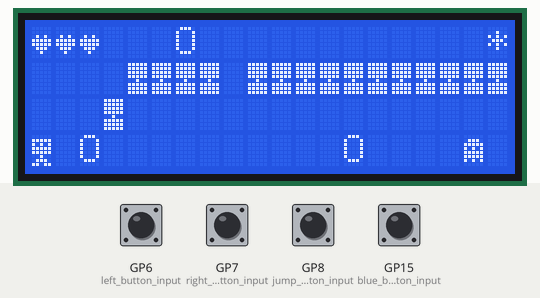
The program below on a simulated Raspberry Pi Pico running CircuitPython. Parts: 20×4 character LCD. The inputs (shaded band) are chosen by the test bench; at power-on: GP6 (left_button_input), GP7 (right_button_input), GP8 (jump_button_input), GP15 (blue_button_input) HIGH. What the program prints to the serial console is not drawn.

Above: at 1.2 s.
1.3 s: GP7 (right_button_input) pulled LOW for 0.15 s
At 2.3 s:
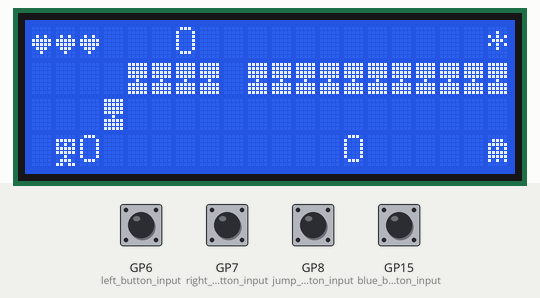
4.4 s: GP15 (blue_button_input) pulled LOW for 0.15 s
At 5.3 s:
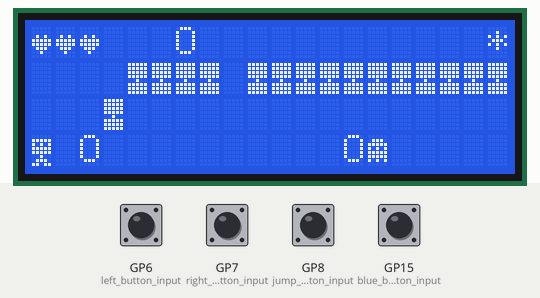
7.0 s: GP8 (jump_button_input) pulled LOW for 0.15 s
At 7.29 s:
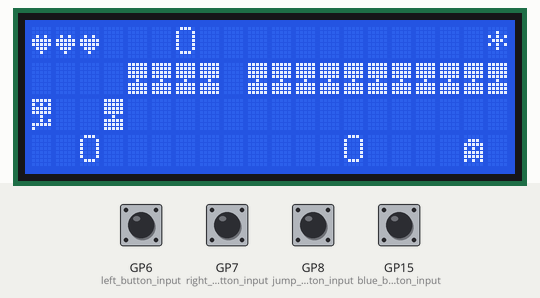
7.7 s: GP7 (right_button_input) pulled LOW for 1 s
At 10.9 s:
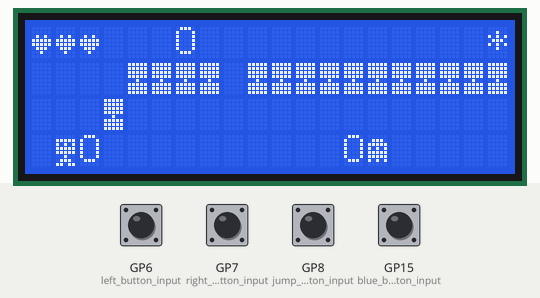
11.7 s: GP8 (jump_button_input) pulled LOW for 1 s
At 12.41 s:
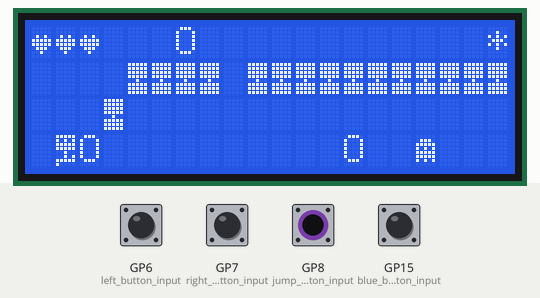
14.2 s: GP6 (left_button_input) pulled LOW for 0.15 s
At 15.5 s:
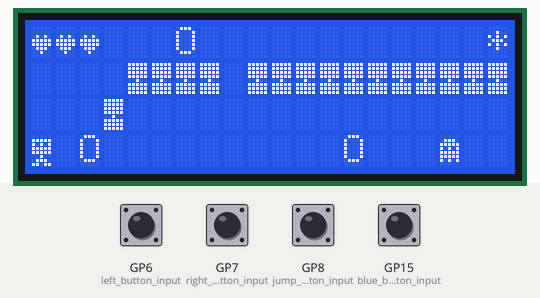
Timing chart, 0 to 17.1 s (numbered marks = the images above; inputs shaded):
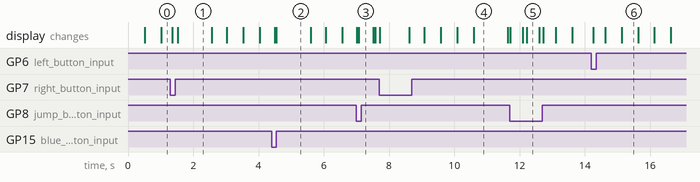

The program:

jump_man_2004.py
```python
# LCD Reference
# Guide: https://penguintutor.com/electronics/pico-lcd
# GitHub Repo: https://github.com/dhalbert/CircuitPython_LCD/tree/main

# BUTTONS Reference
# https://www.youtube.com/watch?v=nYA4PVljE4Q&list=PL9VJ9OpT-IPSsQUWqQcNrVJqy4LhBjPX2&index=42


import board
import busio
import time
import digitalio
from adafruit_debouncer import Button
from lcd.lcd import LCD, CursorMode
from lcd.i2c_pcf8574_interface import I2CPCF8574Interface

# Button Setup
# blue button
blue_button_input = digitalio.DigitalInOut(board.GP15)
blue_button_input.switch_to_input(pull=digitalio.Pull.UP)
blue_button = Button(blue_button_input, value_when_pressed = False)

# left button
left_button_input = digitalio.DigitalInOut(board.GP6)
left_button_input.switch_to_input(pull=digitalio.Pull.UP)
left_button = Button(left_button_input, value_when_pressed = False)

# right button
right_button_input = digitalio.DigitalInOut(board.GP7)
right_button_input.switch_to_input(pull=digitalio.Pull.UP)
right_button = Button(right_button_input, value_when_pressed = False)

# jump button
jump_button_input = digitalio.DigitalInOut(board.GP8)
jump_button_input.switch_to_input(pull=digitalio.Pull.UP)
jump_button = Button(jump_button_input, value_when_pressed = False)

# Pin definitions
# I2C used for LCD Display
i2c_scl = board.GP5
i2c_sda = board.GP4
i2c_address = 0x27 # 39 decimal

# LCD display info
cols = 20
rows = 4

# Setup LCD display
i2c = busio.I2C(scl=i2c_scl, sda=i2c_sda)
interface = I2CPCF8574Interface(i2c, i2c_address)
lcd = LCD(interface, num_rows=rows, num_cols=cols)
lcd.set_cursor_mode(CursorMode.HIDE)

# Jump Man Sprites - Custom Characters
jump_man_jumping = bytearray([0b11111,0b10101,0b11111,0b11111,0b00100,0b00101,0b11111,0b10000])
jump_man_standing = bytearray([0b00000,0b11111,0b10101,0b11111,0b11111,0b00100,0b01110,0b11011])
jump_man_dead = bytearray([0b00000,0b01110,0b10101,0b11011,0b01110,0b01110,0b00000,0b00000])
lcd.create_char(0, jump_man_standing)
lcd.create_char(1, jump_man_jumping)
lcd.create_char(2, jump_man_dead)

# Level Sprites - Custom Characters
platform = bytearray([0b11111,0b11111,0b11111,0b11111,0b00100,0b11111,0b11111,0b11111])
heart = bytearray([0b00000,0b00000,0b01010,0b11111,0b11111,0b01110,0b00100,0b00000])
enemy = bytearray([0b00000,0b01110,0b11111,0b10101,0b11111,0b11111,0b10101,0b00000])
lcd.create_char(3, platform)
lcd.create_char(4, heart)
lcd.create_char(5, enemy)


LEVEL_SPRITES = {
    'pl': 3,
    'hr': 4,
}

LEVEL = [
    ['hr', 'hr', 'hr', None, None, None, None, None, None, None, None, None, None, None, None, None, None, None, None, '*'],
    [None, None, None, None, 'pl', 'pl', 'pl', 'pl', None, 'pl', 'pl', 'pl', 'pl', 'pl', 'pl', 'pl', 'pl', 'pl', 'pl', 'pl'],
    [None, None, None, 'pl', None, None, None, None, None, None, None, None, None, None, None, None, None, None, None, None],
    [None, None, None, None, None, None, None, None, None, None, None, None, None, None, None, None, None, None, None, None]
]

LEVEL_GOAL = (0, 19)

def load_level(level):
  for i in range(0, len(level)):
      for j in range(0, len(level[i])):
          if level[i][j]:
            lcd.set_cursor_pos(i, j)
            if level[i][j] in LEVEL_SPRITES:
                sprite = LEVEL_SPRITES[level[i][j]]
                lcd.write(sprite)
            # if level[i][j] == 'pl':
            #     sprite = LEVEL_SPRITES[level[i][j]]
            #     lcd.write(sprite)
            else:
                lcd.print(level[i][j])

class GameMechanics:
    def __init__(self, type, pos, sprites):
        self.type = type  # supported types: jump_man, movable_object, enemy
        self.pos = pos
        self.sprites = sprites
        self.other_game_objects = []
        self.jumping = False
        self.time_frame_duration = 0.5  ### !!! change this to a parameter after testing is complete
        self.last_time_frame = 0

    def set_cursor(self):
        lcd.set_cursor_pos(self.pos[0], self.pos[1])

    def display_sprite(self, sprite):
        self.set_cursor()
        sprite_value = self.sprites[sprite]
        if isinstance(sprite_value, str):
            lcd.print(sprite_value)
        else:
            lcd.write(sprite_value)

    def delete_sprite(self):
        self.set_cursor()
        lcd.print(' ')

    def increment_time_frame(self):
        time_diff = time.monotonic() - self.last_time_frame
        if time_diff > self.time_frame_duration:
            self.last_time_frame = time.monotonic()
            return True
        else:
            return False

    def move_right(self):
        if self.pos[1] != 19 and not self.blocked('right'):
            self.delete_sprite()
            self.pos[1] += 1
            self.display_sprite('default')

    def move_left(self):
        if self.pos[1] != 0 and not self.blocked('left'):
            self.delete_sprite()
            self.pos[1] -= 1
            self.display_sprite('default')

    def jump(self):
        if self.pos[0] != 0 and not self.blocked('up') and not self.jumping:
            # self.jump_started = time.monotonic()
            self.jumping = True
            self.last_time_frame = time.monotonic()

            self.delete_sprite()
            self.pos[0] -= 1
            self.display_sprite('falling')

    def push(self, object, direction):
        if direction == 'right':
            object.move_right()
        if direction == 'left':
            object.move_left()

    def detect_object(self, direction):
        row = self.pos[0]
        col = self.pos[1]
        if direction == 'right':
            col += 1
        if direction == 'left':
            col -= 1
        if direction == 'up':
            row -= 1
        if direction == 'down':
            row += 1
        for object in self.other_game_objects:
            if object.pos[0] == row and object.pos[1] == col:
                return object
        return None

    def blocked(self, direction):
        row = self.pos[0]
        col = self.pos[1]
        if direction == 'right':
            col += 1
        if direction == 'left':
            col -= 1
        if direction == 'up':
            row -= 1
        if LEVEL[row][col] and LEVEL[row][col] != '*':
            return True
        else:
            return False

    def gravity(self):
        if not self.on_floor():
            self.delete_sprite()
            self.pos[0] += 1
            self.display_sprite('falling')
        else:
            self.display_sprite('default')

    def on_floor(self):
        if self.pos[0] == 3:
            return True
        row = self.pos[0] + 1
        col = self.pos[1]
        if LEVEL[row][col] or self.detect_object('down'):
            return True
        else:
            return False


# JumpMan Class
class JumpMan(GameMechanics):
    def __init__(self, type, pos, sprites):
        self.air_movement_count = 0
        self.air_movement_max = 2
        super().__init__(type, pos, sprites)

    def move_right(self):
        if self.air_movement_count >= self.air_movement_max and self.jumping:
            return
        object = self.detect_object('right')
        if object and object.type == 'movable_object':
            self.push(object, 'right')
        elif self.pos[1] != 19 and not self.blocked('right'):
            self.delete_sprite()
            self.pos[1] += 1
            if not self.on_floor():
                if not self.jumping:
                    self.air_movement_count = self.air_movement_max
                else:
                    self.air_movement_count += 1
                self.jumping = True
                self.display_sprite('falling')
                self.last_time_frame = time.monotonic()
            else:
                self.display_sprite('default')

    def move_left(self):
        if self.air_movement_count >= self.air_movement_max and self.jumping:
            return
        object = self.detect_object('left')
        if object and object.type == 'movable_object':
            self.push(object, 'left')
        elif self.pos[1] != 0 and not self.blocked('left'):
            self.delete_sprite()
            self.pos[1] -= 1
            if not self.on_floor():
                if not self.jumping:
                    self.air_movement_count = self.air_movement_max
                else:
                    self.air_movement_count += 1
                self.jumping = True
                self.display_sprite('falling')
                self.last_time_frame = time.monotonic()
            else:
                self.display_sprite('default')

    def detect_collision(self):
        for object in self.other_game_objects:
            if object.type == 'enemy' and object.pos == self.pos:
                print('You Died!')
                jump_man.display_sprite('dead')
                time.sleep(2)
                lcd.clear()
                lcd.print('Level Complete')
                time.sleep(3)
                lcd.clear()
                load_level(LEVEL)
                jump_man.pos = [3, 0]
                jump_man.display_sprite('default')


# Movable Object Class
class MovableObject(GameMechanics):
    def __init__(self, type, pos, sprites):
        super().__init__(type, pos, sprites)

    def move_right(self):
        object = self.detect_object('right')
        if object and object.type == 'enemy':
            return
        elif object and object.type == 'movable_object':
            self.push(object, 'right')
        elif self.pos[1] != 19 and not self.blocked('right'):
            self.delete_sprite()
            self.pos[1] += 1
            self.display_sprite('default')

    def move_left(self):
        object = self.detect_object('left')
        if object and object.type == 'enemy':
            return
        elif object and object.type == 'movable_object':
            self.push(object, 'left')
        elif self.pos[1] != 0 and not self.blocked('left'):
            self.delete_sprite()
            self.pos[1] -= 1
            self.display_sprite('default')


# Enemy Class
class Enemy(GameMechanics):
    def __init__(self, type, pos, sprites, range):
        self.range = range
        self.right_range = pos[1] + self.range
        self.left_range = pos[1] - self.range
        self.patrol_direction = 'right'
        super().__init__(type, pos, sprites)

    def update_pos(self):
        if self.patrol_direction == 'right':
            object = self.detect_object('right')
            if (object and object.type == 'movable_object') or self.pos[1] == 19 or self.blocked('right'):
                self.patrol_direction = 'left'
            else:
                self.move_right()
        elif self.patrol_direction == 'left':
            object = self.detect_object('left')
            if (object and object.type == 'movable_object') or self.pos[1] == 0 or self.blocked('left'):
                self.patrol_direction = 'right'
            else:
                self.move_left()
        if self.pos[1] == self.right_range:
            self.patrol_direction = 'left'
        if self.pos[1] == self.left_range:
            self.patrol_direction = 'right'


jump_man = JumpMan(
    'jump_man',
    [3, 0],
    {
        'default': 0,
        'falling': 1,
        'dead': 2
    }
)

movable_platform_0 = MovableObject(
    'movable_object',
    [3, 2],
    {
        'default': 'O',
        'falling': 'O'
    }
)

movable_platform_1 = MovableObject(
    'movable_object',
    [0, 6],
    {
        'default': 'O',
        'falling': 'O'
    }
)

movable_platform_2 = MovableObject(
    'movable_object',
    [3, 13],
    {
        'default': 'O',
        'falling': 'O'
    }
)

enemy = Enemy(
    'enemy',
    [3, 16],
    {
        'default': 5,
        'falling': 5
    },
    10
)

jump_man.other_game_objects = [
    movable_platform_0,
    movable_platform_1,
    movable_platform_2,
    enemy
]

movable_platform_0.other_game_objects = [
    jump_man,
    enemy,
    movable_platform_1,
    movable_platform_2,
]

movable_platform_1.other_game_objects = [
    jump_man,
    enemy,
    movable_platform_0,
    movable_platform_2,
]

movable_platform_2.other_game_objects = [
    jump_man,
    enemy,
    movable_platform_0,
    movable_platform_1,
]

enemy.other_game_objects = [
    jump_man,
    movable_platform_0,
    movable_platform_1,
    movable_platform_2,
]


def main():
    load_level(LEVEL)
    jump_man.display_sprite('default')
    movable_platform_0.display_sprite('default')
    movable_platform_1.display_sprite('default')
    movable_platform_2.display_sprite('default')
    enemy.display_sprite('default')
    TIME_DELAY = 0.5
    last_time = 0
    while True:
        left_button.update()
        right_button.update()
        jump_button.update()
        blue_button.update()

        if blue_button.pressed:
            print(f'{jump_man.air_movement_count =}')
            print(f'{jump_man.air_movement_max =}')
            print(f'{jump_man.jumping =}')
            print(f'{jump_man.pos =}')
            lcd.clear()
            load_level(LEVEL)
            jump_man.pos = [3, 0]
            jump_man.display_sprite('default')
            movable_platform_0.pos = [3, 2]
            movable_platform_0.display_sprite('default')
            movable_platform_1.pos = [0, 6]
            movable_platform_1.display_sprite('default')
            movable_platform_2.pos = [3, 13]
            movable_platform_2.display_sprite('default')
            enemy.display_sprite('default')


        # death check
        jump_man.detect_collision()

         # button input
        if left_button.pressed:
            jump_man.move_left()
        if right_button.pressed:
            jump_man.move_right()
        if jump_button.pressed:
            jump_man.jump()


        # win check
        if jump_man.pos[0] == LEVEL_GOAL[0] and jump_man.pos[1] == LEVEL_GOAL[1]:
            time.sleep(0.5)
            lcd.clear()
            lcd.print('Level Complete')
            time.sleep(3)
            lcd.clear()
            load_level(LEVEL)
            jump_man.pos = [3, 0]
            jump_man.display_sprite('default')

        if jump_man.increment_time_frame():
            jump_man.gravity()

        if jump_man.on_floor():
            jump_man.jumping = False
            jump_man.air_movement_count = 0

        if enemy.increment_time_frame():
            enemy.update_pos()

        if movable_platform_0.increment_time_frame():
            movable_platform_0.gravity()

        if movable_platform_1.increment_time_frame():
            movable_platform_1.gravity()

        if movable_platform_2.increment_time_frame():
            movable_platform_2.gravity()


if __name__ == '__main__':
    main()
```

Measured:
- after the input at 1.3 s, the display: first changes after 0.06 s (image 1 shows a later state)
- after the input at 4.4 s, the display: first changes after 0.10 s (image 2 shows a later state)
- after the input at 7.0 s, the display: first changes at once (image 3 shows a later state)
- after the input at 7.7 s, the display: first changes at once (image 4 shows a later state)
- after the input at 11.7 s, the display: first changes at once (image 5 shows a later state)
- after the input at 14.2 s, the display: first changes after 0.06 s (image 6 shows a later state)
- what the display in image 1 shows lasts 1.1 s, from 1.5 s to 2.6 s
